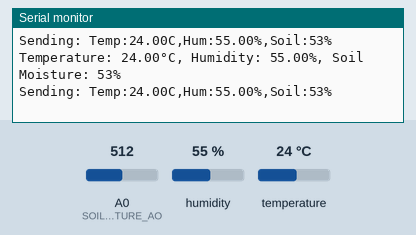
A sketch run on a simulated Arduino Uno, built with avr-gcc and run on an emulated ATmega328P. Parts: the last lines printed to the serial monitor. The inputs (shaded band) are chosen by the test bench; at power-on: humidity 55 %, A0 (SOIL_MOISTURE_AO) = 512, temperature 24 °C. No radio packets arrive unless stated.

Above: at 3.0 s.
3.1 s: humidity set to 22 %
At 4.8 s:
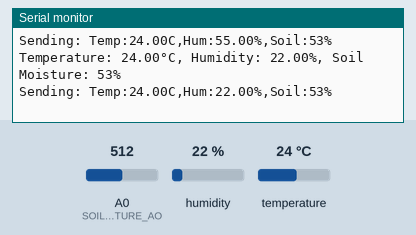
6.0 s: A0 (SOIL_MOISTURE_AO) set to 716
At 7.3 s:
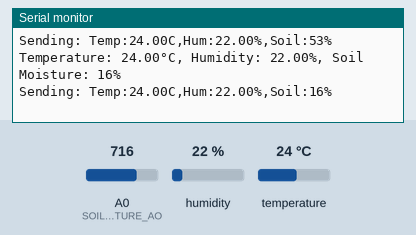
8.9 s: temperature set to 12 °C
At 10.77 s:
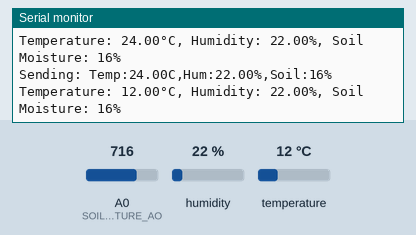
11.8 s: A0 (SOIL_MOISTURE_AO) set to 810
At 13.4 s:
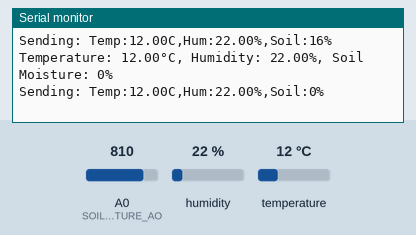
14.7 s: humidity set to 40 %
At 15.8 s:
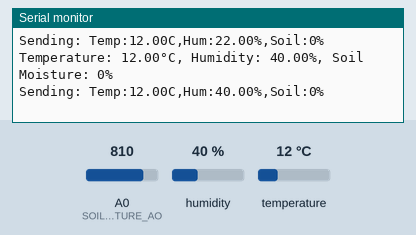
Timing chart, 0 to 17.7 s (numbered marks = the images above; inputs shaded):
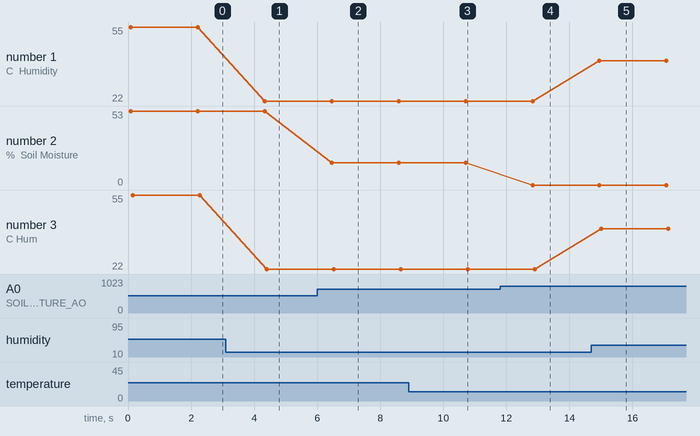

Measured:
- after the input at 3.1 s, the serial monitor: prints a new line after 1.2 s (image 1)
- after the input at 6.0 s, the serial monitor: prints a new line after 0.46 s (image 2)
- after the input at 8.9 s, the serial monitor: prints a new line after 1.8 s (image 3)
- after the input at 11.8 s, the serial monitor: prints a new line after 1.0 s (image 4)
- after the input at 14.7 s, the serial monitor: prints a new line after 0.25 s (image 5)
- plotted number 1: 55 → 22 after the input at 3.1 s, 22 → 40 after the input at 14.7 s
- plotted number 2: 53 → 16 after the input at 6.0 s, 16 → 0 after the input at 11.8 s
- plotted number 3: 55 → 22 after the input at 3.1 s, 22 → 40 after the input at 14.7 s

The sketch:

Aruino_Sensor_lora.ino
```cpp
#include <SPI.h>
#include <LoRa.h>
#include <DHT.h>

// Pin Definitions
#define LORA_SCK 13
#define LORA_MISO 12
#define LORA_MOSI 11
#define LORA_SS 10
#define LORA_RST 9
#define LORA_DIO0 2
#define DHT_PIN 8         // DHT11 data pin
#define SOIL_MOISTURE_AO A0 // Soil Moisture Analog pin
#define SOIL_MOISTURE_DO 3  // Soil Moisture Digital pin (optional)

#define DHT_TYPE DHT11    // DHT sensor type

DHT dht(DHT_PIN, DHT_TYPE);

// Soil Moisture Sensor Calibration (adjust values if necessary)
#define SOIL_MAX 800 // Dry value (100% dry)
#define SOIL_MIN 253   // Wet value (100% wet)

void setup() {
  Serial.begin(9600);
  while (!Serial);

  Serial.println("Initializing LoRa Transmitter...");

  // Initialize LoRa
  LoRa.setPins(LORA_SS, LORA_RST, LORA_DIO0);
  if (!LoRa.begin(433E6)) {
    Serial.println("LoRa initialization failed!");
    while (1);
  }
  Serial.println("LoRa Transmitter Initialized!");

  // Initialize DHT Sensor
  dht.begin();
  Serial.println("DHT Sensor Initialized!");
}

void loop() {
  // Read DHT11 Data
  float temperature = dht.readTemperature();
  float humidity = dht.readHumidity();

  // Read Soil Moisture Data
  int soilMoistureLevel = analogRead(SOIL_MOISTURE_AO);

  // Calculate Soil Moisture Percentage
  int soilMoisturePercent = map(soilMoistureLevel, SOIL_MIN, SOIL_MAX, 100, 0);
  soilMoisturePercent = constrain(soilMoisturePercent, 0, 100); // Limit between 0% and 100%

  // Check if DHT sensor readings are valid
  if (isnan(temperature) || isnan(humidity)) {
    Serial.println("Failed to read from DHT sensor!");
    return;
  }

  // Print Data to Serial Monitor
  Serial.print("Temperature: ");
  Serial.print(temperature);
  Serial.print("°C, Humidity: ");
  Serial.print(humidity);
  Serial.print("%, Soil Moisture: ");
  Serial.print(soilMoisturePercent);
  Serial.println("%");

  // Create Message
  String message = "Temp:" + String(temperature) + "C,Hum:" + String(humidity) + "%,Soil:" + String(soilMoisturePercent) + "%";
  Serial.println("Sending: " + message);

  // Send Data via LoRa
  LoRa.beginPacket();
  LoRa.print(message);
  LoRa.endPacket();

  delay(2000);  // Send every 5 seconds
}
```
